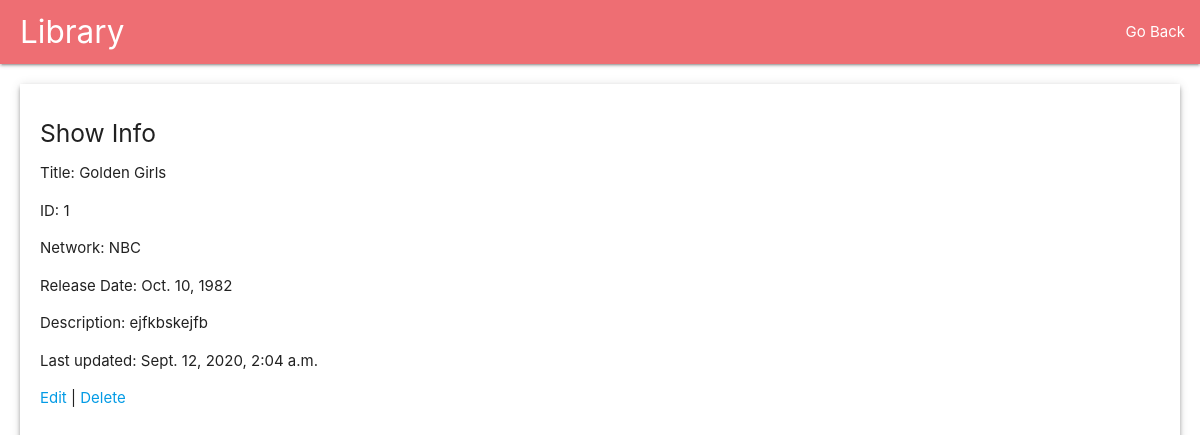
The page /show_info/1/ on the database its author committed.
### show_app/models.py (models this page shows)
class show(models.Model):
    title = models.CharField(max_length=255, blank=False, unique=True)
    network = models.CharField(max_length=255, blank=False)
    desc = models.CharField(max_length=255)
    release_date = models.DateField(null=True)
    created_at = models.DateTimeField(auto_now_add=True)
    updated_at = models.DateTimeField(auto_now=True)

### show_app/views.py (the view)
# urls.py: path('show_info/<int:id_number>/', views.show_info),
def show_info(request, id_number):
  id_number = int(id_number)
  context = {
    'show_info': show.objects.all(),
    'requested': show.objects.get(id=id_number)
  }
  return render(request, "show_info.html", context)

### show_app/templates/show_info.html (shortened to what this page needs)
  <!DOCTYPE html>
  <html>
  <head>
    <link type="text/css" rel="stylesheet" href="../../static/css/materialize.min.css"  media="screen,projection"/>
    <link type="text/css" rel="stylesheet" href="../../static/css/styles.css"  media="screen,projection"/>
  </head>
  <body>
    <nav>
      <div class="nav-wrapper">
        <a href="" class="brand-logo">Library</a>
        <ul id="nav-mobile" class="right hide-on-med-and-down">
          <li><a href="/shows/">Go Back</a></li>
        </ul>
      </div>
    </nav>
    <div id=description-container class="z-depth-2">
      <h5>Show Info</h5>
      <p>Title: {{ requested.title }}</p>
      <p>ID: {{ requested.id }}</p>
      <p>Network: {{ requested.network }}</p>
      <p>Release Date: {{ requested.release_date }}</p>
      <p>Description: {{ requested.desc }}</p>
      <p>Last updated: {{ requested.updated_at }}</p>
      <p><a href="/edit/{{ requested.id }}">Edit</a>  |  <a href="/delete/{{ requested.id }}">Delete</a></p>
    </div>
  </body>
  </html>

### show_app/static/css/styles.css (style rules this page uses)
.brand-logo { margin-left: 20px; }
#description-container { margin:20px; padding: 20px; }

### rows shown on the page
show: title "Golden Girls", id "1", network "NBC", release_date "Oct. 10, 1982", desc "ejfkbskejfb", updated_at "Sept. 12, 2020, 2:04 a.m."
